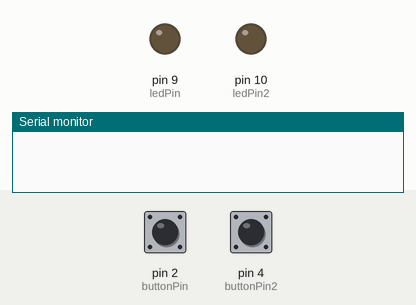
The sketch below on a simulated Arduino Uno, built with avr-gcc and run on an emulated ATmega328P. On the bench: output pins drawn as LEDs (lit = HIGH), the last lines printed to the serial monitor. The inputs (shaded band) are chosen by the test bench; at power-on: pin 2 (buttonPin) LOW, pin 4 (buttonPin2) LOW.

Above: at 1.2 s.
1.3 s: pin 2 (buttonPin) pulled HIGH for 0.15 s
At 1.37 s:
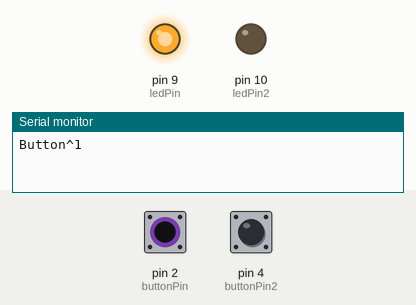
2.9 s: pin 4 (buttonPin2) pulled HIGH for 0.15 s
At 2.97 s:
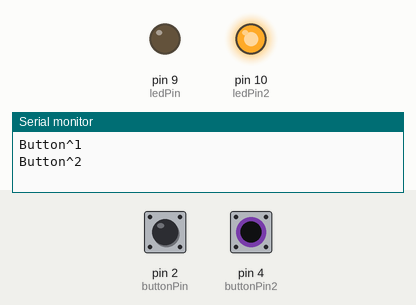
4.5 s: pin 4 (buttonPin2) pulled HIGH for 3.2 s
At 8.3 s:
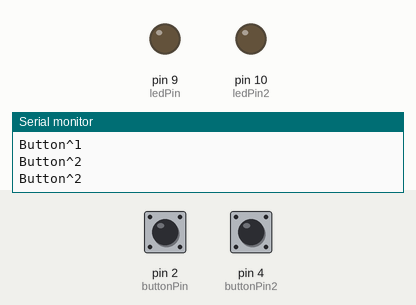
9.2 s: pin 2 (buttonPin) pulled HIGH for 3.2 s
At 10.6 s:
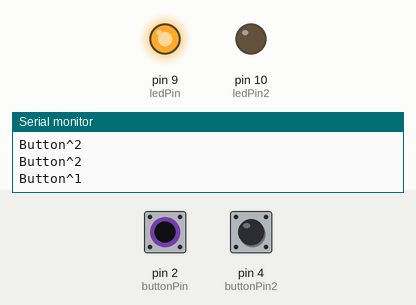
13.9 s: pin 2 (buttonPin) driven HIGH and pin 4 (buttonPin2) driven HIGH
At 14.2 s:
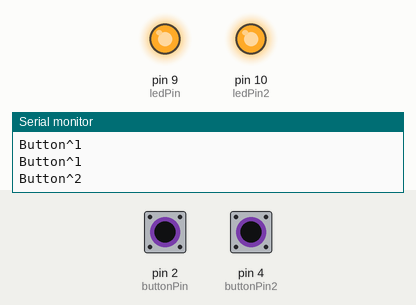
Timing chart, 0 to 16.4 s (numbered marks = the images above; inputs shaded):
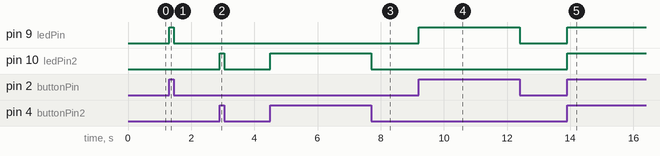

Measured:
- after the input at 1.3 s, pin 9 (ledPin): LOW → HIGH at once, → LOW 0.15 s later
- after the input at 2.9 s, pin 10 (ledPin2): LOW → HIGH at once, → LOW 0.15 s later
- after the input at 4.5 s, pin 10 (ledPin2): LOW → HIGH at once, → LOW 3.2 s later
- after the input at 9.2 s, pin 9 (ledPin): LOW → HIGH at once, → LOW 3.2 s later
- after the input at 13.9 s, pin 9 (ledPin), pin 10 (ledPin2): LOW → HIGH at once

The sketch:

fans-2-button-sketch.ino
```cpp
/*
  Push a button and send a string over serial.

  Buttons are on pins 2 and 4.
  LEDS are on pin 9 and pin 10.
*/


// set variables for button 1
const int buttonPin = 2;
const int ledPin =  9;
int buttonState = 0;
int buttonDown = 0;

//set variables for button 2
const int buttonPin2 = 4;
const int ledPin2 = 10;
int buttonState2 = 0;
int buttonDown2 = 0;


void setup() {
  // initialize the LED pin as an output:
  pinMode(ledPin, OUTPUT);
  // initialize the pushbutton pin as an input:
  pinMode(buttonPin, INPUT);

  // initialize the LED pin as an output:
  pinMode(ledPin2, OUTPUT);
  // initialize the pushbutton pin as an input:
  pinMode(buttonPin2, INPUT);

  Serial.begin(9600);

}
/*

    // turn LED off:
    digitalWrite(ledPin, LOW);

  // turn LED on:
    digitalWrite(ledPin, HIGH);


*/
void loop() {
  // Read the state of button 1 and if it hasn't been detected as pushed, trigger one Serial.print for Button^1
  buttonState = digitalRead(buttonPin);

  if (buttonState == HIGH) {
    if(buttonDown == 0){
      buttonDown = 1;
      Serial.print("Button^1\n");
      digitalWrite(ledPin, HIGH);
    }
  } else {
    if(buttonDown == 1){
      buttonDown = 0;
      digitalWrite(ledPin, LOW);
    }
  }


  // Read the state of button 2 and if it hasn't been detected as pushed, trigger one Serial.print for Button^2
  buttonState2 = digitalRead(buttonPin2);

  if (buttonState2 == HIGH) {
    if(buttonDown2 == 0){
      buttonDown2 = 1;
      Serial.print("Button^2\n");
      digitalWrite(ledPin2, HIGH);
    }
  } else {
    if(buttonDown2 == 1){
      buttonDown2 = 0;
      digitalWrite(ledPin2, LOW);
    }
  }
}
```
